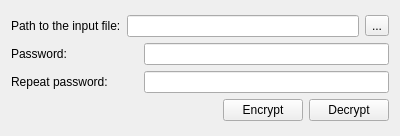
<?xml version="1.0" encoding="UTF-8"?>
<ui version="4.0">
 <class>FileEcryptionForm</class>
 <widget class="QWidget" name="FileEcryptionForm">
  <property name="geometry">
   <rect>
    <x>0</x>
    <y>0</y>
    <width>400</width>
    <height>136</height>
   </rect>
  </property>
  <property name="windowTitle">
   <string>Form</string>
  </property>
  <layout class="QVBoxLayout" name="verticalLayout_2">
   <item>
    <layout class="QVBoxLayout" name="verticalLayout">
     <item>
      <layout class="QHBoxLayout" name="horizontalLayout">
       <item>
        <widget class="QLabel" name="label">
         <property name="text">
          <string>Path to the input file:</string>
         </property>
        </widget>
       </item>
       <item>
        <widget class="QLineEdit" name="lineEditInputFile"/>
       </item>
       <item>
        <widget class="QToolButton" name="toolButton">
         <property name="text">
          <string>...</string>
         </property>
        </widget>
       </item>
      </layout>
     </item>
     <item>
      <layout class="QHBoxLayout" name="horizontalLayout_2">
       <item>
        <widget class="QLabel" name="label_2">
         <property name="text">
          <string>Password:</string>
         </property>
        </widget>
       </item>
       <item>
        <spacer name="horizontalSpacer_2">
         <property name="orientation">
          <enum>Qt::Horizontal</enum>
         </property>
         <property name="sizeHint" stdset="0">
          <size>
           <width>40</width>
           <height>20</height>
          </size>
         </property>
        </spacer>
       </item>
       <item>
        <widget class="QLineEdit" name="lineEditPassword">
         <property name="minimumSize">
          <size>
           <width>245</width>
           <height>0</height>
          </size>
         </property>
         <property name="maximumSize">
          <size>
           <width>245</width>
           <height>16777215</height>
          </size>
         </property>
         <property name="echoMode">
          <enum>QLineEdit::Password</enum>
         </property>
        </widget>
       </item>
      </layout>
     </item>
     <item>
      <layout class="QHBoxLayout" name="horizontalLayout_3">
       <item>
        <widget class="QLabel" name="label_3">
         <property name="text">
          <string>Repeat password:</string>
         </property>
        </widget>
       </item>
       <item>
        <spacer name="horizontalSpacer_3">
         <property name="orientation">
          <enum>Qt::Horizontal</enum>
         </property>
         <property name="sizeHint" stdset="0">
          <size>
           <width>40</width>
           <height>20</height>
          </size>
         </property>
        </spacer>
       </item>
       <item>
        <widget class="QLineEdit" name="lineEditRepeatPassword">
         <property name="minimumSize">
          <size>
           <width>245</width>
           <height>0</height>
          </size>
         </property>
         <property name="maximumSize">
          <size>
           <width>245</width>
           <height>16777215</height>
          </size>
         </property>
         <property name="echoMode">
          <enum>QLineEdit::Password</enum>
         </property>
        </widget>
       </item>
      </layout>
     </item>
     <item>
      <layout class="QHBoxLayout" name="horizontalLayout_4">
       <item>
        <spacer name="horizontalSpacer">
         <property name="orientation">
          <enum>Qt::Horizontal</enum>
         </property>
         <property name="sizeHint" stdset="0">
          <size>
           <width>40</width>
           <height>20</height>
          </size>
         </property>
        </spacer>
       </item>
       <item>
        <widget class="QPushButton" name="btnEncrypt">
         <property name="text">
          <string>Encrypt</string>
         </property>
        </widget>
       </item>
       <item>
        <widget class="QPushButton" name="btnDecrypt">
         <property name="text">
          <string>Decrypt</string>
         </property>
        </widget>
       </item>
      </layout>
     </item>
    </layout>
   </item>
  </layout>
 </widget>
 <resources/>
 <connections/>
</ui>
